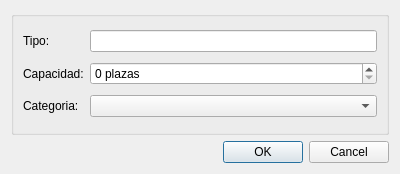
<?xml version="1.0" encoding="UTF-8"?>
<ui version="4.0">
 <class>NuevoTipoHabDialog</class>
 <widget class="QDialog" name="NuevoTipoHabDialog">
  <property name="geometry">
   <rect>
    <x>0</x>
    <y>0</y>
    <width>400</width>
    <height>174</height>
   </rect>
  </property>
  <property name="windowTitle">
   <string>Dialog</string>
  </property>
  <layout class="QVBoxLayout" name="verticalLayout">
   <item>
    <widget class="QGroupBox" name="groupBox">
     <property name="sizePolicy">
      <sizepolicy hsizetype="Expanding" vsizetype="Expanding">
       <horstretch>0</horstretch>
       <verstretch>0</verstretch>
      </sizepolicy>
     </property>
     <property name="title">
      <string/>
     </property>
     <layout class="QGridLayout" name="gridLayout">
      <item row="0" column="0">
       <widget class="QLabel" name="label">
        <property name="text">
         <string>Tipo:</string>
        </property>
       </widget>
      </item>
      <item row="0" column="1">
       <widget class="QLineEdit" name="tipoLineEdit"/>
      </item>
      <item row="1" column="0">
       <widget class="QLabel" name="label_2">
        <property name="text">
         <string>Capacidad:</string>
        </property>
       </widget>
      </item>
      <item row="1" column="1">
       <widget class="QSpinBox" name="plazasSpinBox">
        <property name="suffix">
         <string> plazas</string>
        </property>
        <property name="maximum">
         <number>99999999</number>
        </property>
       </widget>
      </item>
      <item row="2" column="0">
       <widget class="QLabel" name="label_3">
        <property name="text">
         <string>Categoria:</string>
        </property>
       </widget>
      </item>
      <item row="2" column="1">
       <widget class="TextComboBox" name="categoriaComboBox"/>
      </item>
     </layout>
    </widget>
   </item>
   <item>
    <widget class="QDialogButtonBox" name="buttonBox">
     <property name="orientation">
      <enum>Qt::Horizontal</enum>
     </property>
     <property name="standardButtons">
      <set>QDialogButtonBox::Cancel|QDialogButtonBox::Ok</set>
     </property>
    </widget>
   </item>
  </layout>
 </widget>
 <customwidgets>
  <customwidget>
   <class>TextComboBox</class>
   <extends>QComboBox</extends>
   <header location="global">textcombobox.h</header>
  </customwidget>
 </customwidgets>
 <resources/>
 <connections>
  <connection>
   <sender>buttonBox</sender>
   <signal>accepted()</signal>
   <receiver>NuevoTipoHabDialog</receiver>
   <slot>accept()</slot>
   <hints>
    <hint type="sourcelabel">
     <x>248</x>
     <y>254</y>
    </hint>
    <hint type="destinationlabel">
     <x>157</x>
     <y>274</y>
    </hint>
   </hints>
  </connection>
  <connection>
   <sender>buttonBox</sender>
   <signal>rejected()</signal>
   <receiver>NuevoTipoHabDialog</receiver>
   <slot>reject()</slot>
   <hints>
    <hint type="sourcelabel">
     <x>316</x>
     <y>260</y>
    </hint>
    <hint type="destinationlabel">
     <x>286</x>
     <y>274</y>
    </hint>
   </hints>
  </connection>
 </connections>
</ui>
